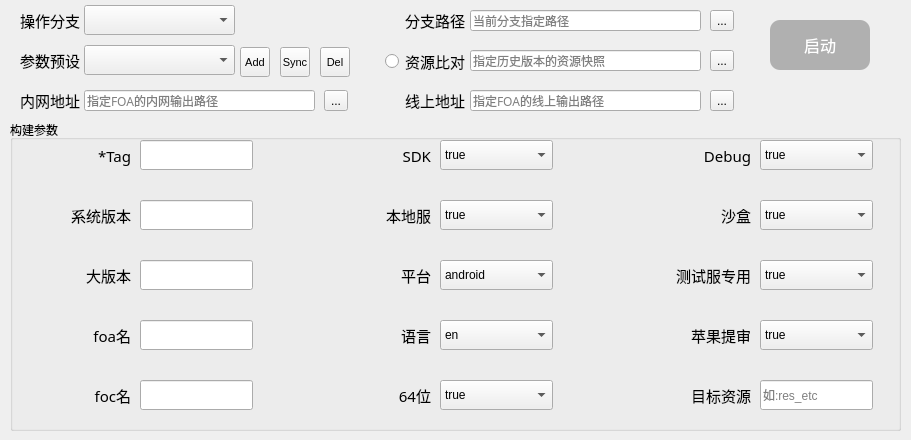
<?xml version="1.0" encoding="UTF-8"?>
<ui version="4.0">
 <class>FoaBuildWidget</class>
 <widget class="QWidget" name="FoaBuildWidget">
  <property name="geometry">
   <rect>
    <x>0</x>
    <y>0</y>
    <width>911</width>
    <height>440</height>
   </rect>
  </property>
  <property name="windowTitle">
   <string>Form</string>
  </property>
  <widget class="QPushButton" name="pushButton_build">
   <property name="geometry">
    <rect>
     <x>770</x>
     <y>20</y>
     <width>100</width>
     <height>50</height>
    </rect>
   </property>
   <property name="font">
    <font>
     <pointsize>12</pointsize>
    </font>
   </property>
   <property name="styleSheet">
    <string notr="true">QPushButton {
    background-color: #B0B0B0;  /* 浅灰色 */
    color: white;               /* 白色文本 */
    border-radius: 10px;        /* 圆角边框 */
    padding: 5px 15px;          /* 内边距 */
}

QPushButton:hover {
    background-color: #A0A0A0;  /* 鼠标悬停时的颜色 */
}

QPushButton:pressed {
    background-color: #909090;  /* 按下时的颜色 */
}
</string>
   </property>
   <property name="text">
    <string>启动</string>
   </property>
  </widget>
  <widget class="QGroupBox" name="groupBox">
   <property name="geometry">
    <rect>
     <x>10</x>
     <y>120</y>
     <width>891</width>
     <height>311</height>
    </rect>
   </property>
   <property name="title">
    <string>构建参数</string>
   </property>
   <widget class="QComboBox" name="comboBox_platform">
    <property name="geometry">
     <rect>
      <x>430</x>
      <y>140</y>
      <width>113</width>
      <height>30</height>
     </rect>
    </property>
    <item>
     <property name="text">
      <string>android</string>
     </property>
    </item>
    <item>
     <property name="text">
      <string>ios</string>
     </property>
    </item>
    <item>
     <property name="text">
      <string>mclient</string>
     </property>
    </item>
   </widget>
   <widget class="QLabel" name="label_allBranchesTip_20">
    <property name="geometry">
     <rect>
      <x>350</x>
      <y>145</y>
      <width>71</width>
      <height>21</height>
     </rect>
    </property>
    <property name="font">
     <font>
      <family>微软雅黑</family>
      <pointsize>11</pointsize>
      <italic>false</italic>
      <bold>false</bold>
     </font>
    </property>
    <property name="toolTip">
     <string>platform，目标平台</string>
    </property>
    <property name="statusTip">
     <string>platform，目标平台</string>
    </property>
    <property name="styleSheet">
     <string notr="true"/>
    </property>
    <property name="text">
     <string>平台</string>
    </property>
    <property name="alignment">
     <set>Qt::AlignmentFlag::AlignRight|Qt::AlignmentFlag::AlignTrailing|Qt::AlignmentFlag::AlignVCenter</set>
    </property>
   </widget>
   <widget class="QLabel" name="label_allBranchesTip_21">
    <property name="geometry">
     <rect>
      <x>350</x>
      <y>205</y>
      <width>71</width>
      <height>21</height>
     </rect>
    </property>
    <property name="font">
     <font>
      <family>微软雅黑</family>
      <pointsize>11</pointsize>
      <italic>false</italic>
      <bold>false</bold>
     </font>
    </property>
    <property name="toolTip">
     <string>lang，语言包标识</string>
    </property>
    <property name="statusTip">
     <string>lang，语言包标识</string>
    </property>
    <property name="styleSheet">
     <string notr="true"/>
    </property>
    <property name="text">
     <string>语言</string>
    </property>
    <property name="alignment">
     <set>Qt::AlignmentFlag::AlignRight|Qt::AlignmentFlag::AlignTrailing|Qt::AlignmentFlag::AlignVCenter</set>
    </property>
   </widget>
   <widget class="QComboBox" name="comboBox_lang">
    <property name="geometry">
     <rect>
      <x>430</x>
      <y>200</y>
      <width>113</width>
      <height>30</height>
     </rect>
    </property>
    <item>
     <property name="text">
      <string>en</string>
     </property>
    </item>
    <item>
     <property name="text">
      <string>cn</string>
     </property>
    </item>
    <item>
     <property name="text">
      <string>ar</string>
     </property>
    </item>
    <item>
     <property name="text">
      <string>be</string>
     </property>
    </item>
    <item>
     <property name="text">
      <string>da</string>
     </property>
    </item>
    <item>
     <property name="text">
      <string>de</string>
     </property>
    </item>
    <item>
     <property name="text">
      <string>es</string>
     </property>
    </item>
    <item>
     <property name="text">
      <string>fr</string>
     </property>
    </item>
    <item>
     <property name="text">
      <string>it</string>
     </property>
    </item>
    <item>
     <property name="text">
      <string>pt</string>
     </property>
    </item>
    <item>
     <property name="text">
      <string>th</string>
     </property>
    </item>
    <item>
     <property name="text">
      <string>tr</string>
     </property>
    </item>
    <item>
     <property name="text">
      <string>tw</string>
     </property>
    </item>
   </widget>
   <widget class="QComboBox" name="comboBox_is64">
    <property name="geometry">
     <rect>
      <x>430</x>
      <y>260</y>
      <width>113</width>
      <height>30</height>
     </rect>
    </property>
    <item>
     <property name="text">
      <string>true</string>
     </property>
    </item>
    <item>
     <property name="text">
      <string>false</string>
     </property>
    </item>
    <item>
     <property name="text">
      <string>''</string>
     </property>
    </item>
   </widget>
   <widget class="QLabel" name="label_allBranchesTip_22">
    <property name="geometry">
     <rect>
      <x>350</x>
      <y>265</y>
      <width>71</width>
      <height>21</height>
     </rect>
    </property>
    <property name="font">
     <font>
      <family>微软雅黑</family>
      <pointsize>11</pointsize>
      <italic>false</italic>
      <bold>false</bold>
     </font>
    </property>
    <property name="toolTip">
     <string>is64，是否是64位</string>
    </property>
    <property name="statusTip">
     <string>is64，是否是64位</string>
    </property>
    <property name="styleSheet">
     <string notr="true"/>
    </property>
    <property name="text">
     <string>64位</string>
    </property>
    <property name="alignment">
     <set>Qt::AlignmentFlag::AlignRight|Qt::AlignmentFlag::AlignTrailing|Qt::AlignmentFlag::AlignVCenter</set>
    </property>
   </widget>
   <widget class="QLineEdit" name="lineEdit_channel">
    <property name="geometry">
     <rect>
      <x>130</x>
      <y>20</y>
      <width>113</width>
      <height>30</height>
     </rect>
    </property>
   </widget>
   <widget class="QLabel" name="label_allBranchesTip_23">
    <property name="geometry">
     <rect>
      <x>60</x>
      <y>25</y>
      <width>61</width>
      <height>21</height>
     </rect>
    </property>
    <property name="font">
     <font>
      <family>微软雅黑</family>
      <pointsize>11</pointsize>
     </font>
    </property>
    <property name="toolTip">
     <string>channel，标记|频道</string>
    </property>
    <property name="statusTip">
     <string>channel，标记|频道</string>
    </property>
    <property name="styleSheet">
     <string notr="true"/>
    </property>
    <property name="text">
     <string extracomment="dddd">*Tag</string>
    </property>
    <property name="alignment">
     <set>Qt::AlignmentFlag::AlignRight|Qt::AlignmentFlag::AlignTrailing|Qt::AlignmentFlag::AlignVCenter</set>
    </property>
   </widget>
   <widget class="QLineEdit" name="lineEdit_sysversion">
    <property name="geometry">
     <rect>
      <x>130</x>
      <y>80</y>
      <width>113</width>
      <height>30</height>
     </rect>
    </property>
   </widget>
   <widget class="QLabel" name="label_allBranchesTip_24">
    <property name="geometry">
     <rect>
      <x>50</x>
      <y>85</y>
      <width>71</width>
      <height>21</height>
     </rect>
    </property>
    <property name="font">
     <font>
      <family>微软雅黑</family>
      <pointsize>11</pointsize>
     </font>
    </property>
    <property name="toolTip">
     <string>sysversion，登录界面会显示的版本号</string>
    </property>
    <property name="statusTip">
     <string>sysversion，登录界面会显示的版本号</string>
    </property>
    <property name="styleSheet">
     <string notr="true"/>
    </property>
    <property name="text">
     <string>系统版本</string>
    </property>
    <property name="alignment">
     <set>Qt::AlignmentFlag::AlignRight|Qt::AlignmentFlag::AlignTrailing|Qt::AlignmentFlag::AlignVCenter</set>
    </property>
   </widget>
   <widget class="QLineEdit" name="lineEdit_bigversion">
    <property name="geometry">
     <rect>
      <x>130</x>
      <y>140</y>
      <width>113</width>
      <height>30</height>
     </rect>
    </property>
    <property name="text">
     <string/>
    </property>
   </widget>
   <widget class="QLabel" name="label_allBranchesTip_25">
    <property name="geometry">
     <rect>
      <x>50</x>
      <y>145</y>
      <width>71</width>
      <height>21</height>
     </rect>
    </property>
    <property name="font">
     <font>
      <family>微软雅黑</family>
      <pointsize>11</pointsize>
     </font>
    </property>
    <property name="toolTip">
     <string>bigversion，大版本</string>
    </property>
    <property name="toolTipDuration">
     <number>-1</number>
    </property>
    <property name="statusTip">
     <string>bigversion，大版本</string>
    </property>
    <property name="styleSheet">
     <string notr="true"/>
    </property>
    <property name="text">
     <string>大版本</string>
    </property>
    <property name="alignment">
     <set>Qt::AlignmentFlag::AlignRight|Qt::AlignmentFlag::AlignTrailing|Qt::AlignmentFlag::AlignVCenter</set>
    </property>
   </widget>
   <widget class="QLineEdit" name="lineEdit_foaName">
    <property name="geometry">
     <rect>
      <x>130</x>
      <y>200</y>
      <width>113</width>
      <height>30</height>
     </rect>
    </property>
    <property name="text">
     <string/>
    </property>
   </widget>
   <widget class="QLabel" name="label_allBranchesTip_27">
    <property name="geometry">
     <rect>
      <x>70</x>
      <y>205</y>
      <width>51</width>
      <height>21</height>
     </rect>
    </property>
    <property name="font">
     <font>
      <family>微软雅黑</family>
      <pointsize>11</pointsize>
     </font>
    </property>
    <property name="toolTip">
     <string>foaName，foa名</string>
    </property>
    <property name="statusTip">
     <string>foaName，foa名</string>
    </property>
    <property name="styleSheet">
     <string notr="true"/>
    </property>
    <property name="text">
     <string>foa名</string>
    </property>
    <property name="alignment">
     <set>Qt::AlignmentFlag::AlignRight|Qt::AlignmentFlag::AlignTrailing|Qt::AlignmentFlag::AlignVCenter</set>
    </property>
   </widget>
   <widget class="QLabel" name="label_allBranchesTip_28">
    <property name="geometry">
     <rect>
      <x>70</x>
      <y>265</y>
      <width>51</width>
      <height>21</height>
     </rect>
    </property>
    <property name="font">
     <font>
      <family>微软雅黑</family>
      <pointsize>11</pointsize>
     </font>
    </property>
    <property name="toolTip">
     <string>focName，foc名</string>
    </property>
    <property name="statusTip">
     <string>focName，foc名</string>
    </property>
    <property name="styleSheet">
     <string notr="true"/>
    </property>
    <property name="text">
     <string>foc名</string>
    </property>
    <property name="alignment">
     <set>Qt::AlignmentFlag::AlignRight|Qt::AlignmentFlag::AlignTrailing|Qt::AlignmentFlag::AlignVCenter</set>
    </property>
   </widget>
   <widget class="QLineEdit" name="lineEdit_focName">
    <property name="geometry">
     <rect>
      <x>130</x>
      <y>260</y>
      <width>113</width>
      <height>30</height>
     </rect>
    </property>
    <property name="text">
     <string/>
    </property>
    <property name="placeholderText">
     <string/>
    </property>
   </widget>
   <widget class="QLineEdit" name="lineEdit_targetRes">
    <property name="geometry">
     <rect>
      <x>750</x>
      <y>260</y>
      <width>113</width>
      <height>30</height>
     </rect>
    </property>
    <property name="placeholderText">
     <string>如:res_etc</string>
    </property>
   </widget>
   <widget class="QComboBox" name="comboBox_useSDK">
    <property name="geometry">
     <rect>
      <x>430</x>
      <y>20</y>
      <width>113</width>
      <height>30</height>
     </rect>
    </property>
    <item>
     <property name="text">
      <string>true</string>
     </property>
    </item>
    <item>
     <property name="text">
      <string>false</string>
     </property>
    </item>
    <item>
     <property name="text">
      <string>''</string>
     </property>
    </item>
   </widget>
   <widget class="QComboBox" name="comboBox_useLocals">
    <property name="geometry">
     <rect>
      <x>430</x>
      <y>80</y>
      <width>113</width>
      <height>30</height>
     </rect>
    </property>
    <item>
     <property name="text">
      <string>true</string>
     </property>
    </item>
    <item>
     <property name="text">
      <string>false</string>
     </property>
    </item>
    <item>
     <property name="text">
      <string>''</string>
     </property>
    </item>
   </widget>
   <widget class="QComboBox" name="comboBox_isDebug">
    <property name="geometry">
     <rect>
      <x>750</x>
      <y>20</y>
      <width>113</width>
      <height>30</height>
     </rect>
    </property>
    <item>
     <property name="text">
      <string>true</string>
     </property>
    </item>
    <item>
     <property name="text">
      <string>false</string>
     </property>
    </item>
    <item>
     <property name="text">
      <string>''</string>
     </property>
    </item>
   </widget>
   <widget class="QComboBox" name="comboBox_sandBox">
    <property name="geometry">
     <rect>
      <x>750</x>
      <y>80</y>
      <width>113</width>
      <height>30</height>
     </rect>
    </property>
    <item>
     <property name="text">
      <string>true</string>
     </property>
    </item>
    <item>
     <property name="text">
      <string>false</string>
     </property>
    </item>
    <item>
     <property name="text">
      <string>''</string>
     </property>
    </item>
   </widget>
   <widget class="QComboBox" name="comboBox_testapp">
    <property name="geometry">
     <rect>
      <x>750</x>
      <y>140</y>
      <width>113</width>
      <height>30</height>
     </rect>
    </property>
    <item>
     <property name="text">
      <string>true</string>
     </property>
    </item>
    <item>
     <property name="text">
      <string>false</string>
     </property>
    </item>
    <item>
     <property name="text">
      <string>''</string>
     </property>
    </item>
   </widget>
   <widget class="QLabel" name="label_allBranchesTip_29">
    <property name="geometry">
     <rect>
      <x>650</x>
      <y>145</y>
      <width>91</width>
      <height>21</height>
     </rect>
    </property>
    <property name="font">
     <font>
      <family>微软雅黑</family>
      <pointsize>11</pointsize>
      <italic>false</italic>
      <bold>false</bold>
     </font>
    </property>
    <property name="toolTip">
     <string>istestapp，是否为测试包的标识，此模式下，不能新建角色，切换账号，充值，下载二包等</string>
    </property>
    <property name="statusTip">
     <string>istestapp，是否为测试包的标识，此模式下，不能新建角色，切换账号，充值，下载二包等</string>
    </property>
    <property name="styleSheet">
     <string notr="true"/>
    </property>
    <property name="text">
     <string>测试服专用</string>
    </property>
    <property name="alignment">
     <set>Qt::AlignmentFlag::AlignRight|Qt::AlignmentFlag::AlignTrailing|Qt::AlignmentFlag::AlignVCenter</set>
    </property>
   </widget>
   <widget class="QLabel" name="label_allBranchesTip_30">
    <property name="geometry">
     <rect>
      <x>350</x>
      <y>25</y>
      <width>71</width>
      <height>21</height>
     </rect>
    </property>
    <property name="font">
     <font>
      <family>微软雅黑</family>
      <pointsize>11</pointsize>
      <italic>false</italic>
      <bold>false</bold>
     </font>
    </property>
    <property name="toolTip">
     <string>use_sdk，是否使用sdk</string>
    </property>
    <property name="statusTip">
     <string>use_sdk，是否使用sdk</string>
    </property>
    <property name="styleSheet">
     <string notr="true"/>
    </property>
    <property name="text">
     <string>SDK</string>
    </property>
    <property name="alignment">
     <set>Qt::AlignmentFlag::AlignRight|Qt::AlignmentFlag::AlignTrailing|Qt::AlignmentFlag::AlignVCenter</set>
    </property>
   </widget>
   <widget class="QLabel" name="label_allBranchesTip_31">
    <property name="geometry">
     <rect>
      <x>350</x>
      <y>85</y>
      <width>71</width>
      <height>21</height>
     </rect>
    </property>
    <property name="font">
     <font>
      <family>微软雅黑</family>
      <pointsize>11</pointsize>
      <italic>false</italic>
      <bold>false</bold>
     </font>
    </property>
    <property name="toolTip">
     <string>use_localserverlist，是否使用本地服列表</string>
    </property>
    <property name="statusTip">
     <string>use_localserverlist，是否使用本地服列表</string>
    </property>
    <property name="styleSheet">
     <string notr="true"/>
    </property>
    <property name="text">
     <string>本地服</string>
    </property>
    <property name="alignment">
     <set>Qt::AlignmentFlag::AlignRight|Qt::AlignmentFlag::AlignTrailing|Qt::AlignmentFlag::AlignVCenter</set>
    </property>
   </widget>
   <widget class="QLabel" name="label_allBranchesTip_32">
    <property name="geometry">
     <rect>
      <x>670</x>
      <y>25</y>
      <width>71</width>
      <height>21</height>
     </rect>
    </property>
    <property name="font">
     <font>
      <family>微软雅黑</family>
      <pointsize>11</pointsize>
      <italic>false</italic>
      <bold>false</bold>
     </font>
    </property>
    <property name="toolTip">
     <string>isdebug，此模式下，客户端会用弱表额外记录swf、node、dialog等信息，显示帧率，开放GM命令等</string>
    </property>
    <property name="statusTip">
     <string>isdebug，此模式下，客户端会用弱表额外记录swf、node、dialog等信息，显示帧率，开放GM命令等</string>
    </property>
    <property name="styleSheet">
     <string notr="true"/>
    </property>
    <property name="text">
     <string>Debug</string>
    </property>
    <property name="alignment">
     <set>Qt::AlignmentFlag::AlignRight|Qt::AlignmentFlag::AlignTrailing|Qt::AlignmentFlag::AlignVCenter</set>
    </property>
   </widget>
   <widget class="QLabel" name="label_allBranchesTip_33">
    <property name="geometry">
     <rect>
      <x>670</x>
      <y>85</y>
      <width>71</width>
      <height>21</height>
     </rect>
    </property>
    <property name="font">
     <font>
      <family>微软雅黑</family>
      <pointsize>11</pointsize>
      <italic>false</italic>
      <bold>false</bold>
     </font>
    </property>
    <property name="toolTip">
     <string>sandbox，此模式下，部分SDK命令会拼接sandbox|true，反之亦然</string>
    </property>
    <property name="statusTip">
     <string>sandbox，此模式下，部分SDK命令会拼接sandbox|true，反之亦然</string>
    </property>
    <property name="styleSheet">
     <string notr="true"/>
    </property>
    <property name="text">
     <string>沙盒</string>
    </property>
    <property name="alignment">
     <set>Qt::AlignmentFlag::AlignRight|Qt::AlignmentFlag::AlignTrailing|Qt::AlignmentFlag::AlignVCenter</set>
    </property>
   </widget>
   <widget class="QComboBox" name="comboBox_appstore">
    <property name="geometry">
     <rect>
      <x>750</x>
      <y>200</y>
      <width>113</width>
      <height>30</height>
     </rect>
    </property>
    <item>
     <property name="text">
      <string>true</string>
     </property>
    </item>
    <item>
     <property name="text">
      <string>false</string>
     </property>
    </item>
    <item>
     <property name="text">
      <string>''</string>
     </property>
    </item>
   </widget>
   <widget class="QLabel" name="label_allBranchesTip_34">
    <property name="geometry">
     <rect>
      <x>670</x>
      <y>205</y>
      <width>71</width>
      <height>21</height>
     </rect>
    </property>
    <property name="font">
     <font>
      <family>微软雅黑</family>
      <pointsize>11</pointsize>
      <italic>false</italic>
      <bold>false</bold>
     </font>
    </property>
    <property name="toolTip">
     <string>isAppleStoreReview，与istestapp类似，一个标识</string>
    </property>
    <property name="statusTip">
     <string>isAppleStoreReview，与istestapp类似，一个标识</string>
    </property>
    <property name="styleSheet">
     <string notr="true"/>
    </property>
    <property name="text">
     <string>苹果提审</string>
    </property>
    <property name="alignment">
     <set>Qt::AlignmentFlag::AlignRight|Qt::AlignmentFlag::AlignTrailing|Qt::AlignmentFlag::AlignVCenter</set>
    </property>
   </widget>
   <widget class="QLabel" name="label_allBranchesTip_26">
    <property name="geometry">
     <rect>
      <x>670</x>
      <y>265</y>
      <width>71</width>
      <height>21</height>
     </rect>
    </property>
    <property name="font">
     <font>
      <family>微软雅黑</family>
      <pointsize>11</pointsize>
      <italic>false</italic>
      <bold>false</bold>
     </font>
    </property>
    <property name="toolTip">
     <string>target_res，指定要被打入包体的资源文件夹</string>
    </property>
    <property name="statusTip">
     <string>target_res，指定要被打入包体的资源文件夹</string>
    </property>
    <property name="styleSheet">
     <string notr="true"/>
    </property>
    <property name="text">
     <string>目标资源</string>
    </property>
    <property name="alignment">
     <set>Qt::AlignmentFlag::AlignRight|Qt::AlignmentFlag::AlignTrailing|Qt::AlignmentFlag::AlignVCenter</set>
    </property>
   </widget>
  </widget>
  <widget class="QLabel" name="label_allBranchesTip">
   <property name="geometry">
    <rect>
     <x>20</x>
     <y>10</y>
     <width>61</width>
     <height>21</height>
    </rect>
   </property>
   <property name="font">
    <font>
     <family>微软雅黑</family>
     <pointsize>11</pointsize>
     <italic>false</italic>
     <bold>false</bold>
    </font>
   </property>
   <property name="styleSheet">
    <string notr="true"/>
   </property>
   <property name="text">
    <string>操作分支</string>
   </property>
  </widget>
  <widget class="QComboBox" name="comboBox_allBranches">
   <property name="geometry">
    <rect>
     <x>84</x>
     <y>5</y>
     <width>151</width>
     <height>30</height>
    </rect>
   </property>
  </widget>
  <widget class="QToolButton" name="toolButton_pathSet">
   <property name="geometry">
    <rect>
     <x>710</x>
     <y>10</y>
     <width>24</width>
     <height>21</height>
    </rect>
   </property>
   <property name="text">
    <string>...</string>
   </property>
  </widget>
  <widget class="QLabel" name="label_allBranchesTip_2">
   <property name="geometry">
    <rect>
     <x>405</x>
     <y>10</y>
     <width>61</width>
     <height>21</height>
    </rect>
   </property>
   <property name="font">
    <font>
     <family>微软雅黑</family>
     <pointsize>11</pointsize>
     <italic>false</italic>
     <bold>false</bold>
    </font>
   </property>
   <property name="styleSheet">
    <string notr="true"/>
   </property>
   <property name="text">
    <string>分支路径</string>
   </property>
  </widget>
  <widget class="QLineEdit" name="lineEdit_pathSet">
   <property name="geometry">
    <rect>
     <x>470</x>
     <y>10</y>
     <width>231</width>
     <height>21</height>
    </rect>
   </property>
   <property name="font">
    <font>
     <family>微软雅黑</family>
    </font>
   </property>
   <property name="placeholderText">
    <string>当前分支指定路径</string>
   </property>
  </widget>
  <widget class="QLabel" name="label_allBranchesTip_3">
   <property name="geometry">
    <rect>
     <x>20</x>
     <y>50</y>
     <width>61</width>
     <height>21</height>
    </rect>
   </property>
   <property name="font">
    <font>
     <family>微软雅黑</family>
     <pointsize>11</pointsize>
     <italic>false</italic>
     <bold>false</bold>
    </font>
   </property>
   <property name="styleSheet">
    <string notr="true"/>
   </property>
   <property name="text">
    <string>参数预设</string>
   </property>
  </widget>
  <widget class="QComboBox" name="comboBox_quicParas">
   <property name="geometry">
    <rect>
     <x>84</x>
     <y>45</y>
     <width>151</width>
     <height>30</height>
    </rect>
   </property>
  </widget>
  <widget class="QToolButton" name="toolButton_quicParasAdd">
   <property name="geometry">
    <rect>
     <x>240</x>
     <y>47</y>
     <width>30</width>
     <height>30</height>
    </rect>
   </property>
   <property name="font">
    <font>
     <pointsize>8</pointsize>
    </font>
   </property>
   <property name="toolTip">
    <string>新增一条参数预设</string>
   </property>
   <property name="statusTip">
    <string>新增一条参数预设</string>
   </property>
   <property name="text">
    <string>Add</string>
   </property>
  </widget>
  <widget class="QToolButton" name="toolButton_quicParasSync">
   <property name="geometry">
    <rect>
     <x>280</x>
     <y>47</y>
     <width>30</width>
     <height>30</height>
    </rect>
   </property>
   <property name="font">
    <font>
     <pointsize>8</pointsize>
    </font>
   </property>
   <property name="toolTip">
    <string>将当前面板的参数保存到预设中</string>
   </property>
   <property name="statusTip">
    <string>将当前面板的参数保存到预设中</string>
   </property>
   <property name="text">
    <string>Sync</string>
   </property>
  </widget>
  <widget class="QToolButton" name="toolButton_quicParasDel">
   <property name="geometry">
    <rect>
     <x>320</x>
     <y>47</y>
     <width>30</width>
     <height>30</height>
    </rect>
   </property>
   <property name="font">
    <font>
     <pointsize>8</pointsize>
    </font>
   </property>
   <property name="toolTip">
    <string>删除当前选中的预设</string>
   </property>
   <property name="statusTip">
    <string>删除当前选中的预设</string>
   </property>
   <property name="text">
    <string>Del</string>
   </property>
  </widget>
  <widget class="QLineEdit" name="lineEdit_snapshot">
   <property name="geometry">
    <rect>
     <x>470</x>
     <y>50</y>
     <width>231</width>
     <height>21</height>
    </rect>
   </property>
   <property name="font">
    <font>
     <family>微软雅黑</family>
    </font>
   </property>
   <property name="placeholderText">
    <string>指定历史版本的资源快照</string>
   </property>
  </widget>
  <widget class="QToolButton" name="toolButton_snapshotSet">
   <property name="geometry">
    <rect>
     <x>710</x>
     <y>50</y>
     <width>24</width>
     <height>21</height>
    </rect>
   </property>
   <property name="text">
    <string>...</string>
   </property>
  </widget>
  <widget class="QRadioButton" name="radioButton_snapshot">
   <property name="geometry">
    <rect>
     <x>385</x>
     <y>51</y>
     <width>81</width>
     <height>20</height>
    </rect>
   </property>
   <property name="font">
    <font>
     <family>微软雅黑</family>
     <pointsize>11</pointsize>
    </font>
   </property>
   <property name="text">
    <string>资源比对</string>
   </property>
  </widget>
  <widget class="QLabel" name="label_allBranchesTip_4">
   <property name="geometry">
    <rect>
     <x>20</x>
     <y>90</y>
     <width>61</width>
     <height>21</height>
    </rect>
   </property>
   <property name="font">
    <font>
     <family>微软雅黑</family>
     <pointsize>11</pointsize>
     <italic>false</italic>
     <bold>false</bold>
    </font>
   </property>
   <property name="styleSheet">
    <string notr="true"/>
   </property>
   <property name="text">
    <string>内网地址</string>
   </property>
  </widget>
  <widget class="QToolButton" name="toolButton_outPath1">
   <property name="geometry">
    <rect>
     <x>324</x>
     <y>90</y>
     <width>24</width>
     <height>21</height>
    </rect>
   </property>
   <property name="text">
    <string>...</string>
   </property>
  </widget>
  <widget class="QLineEdit" name="lineEdit_outPath1">
   <property name="geometry">
    <rect>
     <x>84</x>
     <y>90</y>
     <width>231</width>
     <height>21</height>
    </rect>
   </property>
   <property name="font">
    <font>
     <family>微软雅黑</family>
    </font>
   </property>
   <property name="placeholderText">
    <string>指定FOA的内网输出路径</string>
   </property>
  </widget>
  <widget class="QLabel" name="label_allBranchesTip_5">
   <property name="geometry">
    <rect>
     <x>405</x>
     <y>90</y>
     <width>61</width>
     <height>21</height>
    </rect>
   </property>
   <property name="font">
    <font>
     <family>微软雅黑</family>
     <pointsize>11</pointsize>
     <italic>false</italic>
     <bold>false</bold>
    </font>
   </property>
   <property name="styleSheet">
    <string notr="true"/>
   </property>
   <property name="text">
    <string>线上地址</string>
   </property>
  </widget>
  <widget class="QToolButton" name="toolButton_outPath2">
   <property name="geometry">
    <rect>
     <x>710</x>
     <y>90</y>
     <width>24</width>
     <height>21</height>
    </rect>
   </property>
   <property name="text">
    <string>...</string>
   </property>
  </widget>
  <widget class="QLineEdit" name="lineEdit_outPath2">
   <property name="geometry">
    <rect>
     <x>470</x>
     <y>90</y>
     <width>231</width>
     <height>21</height>
    </rect>
   </property>
   <property name="font">
    <font>
     <family>微软雅黑</family>
    </font>
   </property>
   <property name="placeholderText">
    <string>指定FOA的线上输出路径</string>
   </property>
  </widget>
 </widget>
 <resources/>
 <connections/>
</ui>
